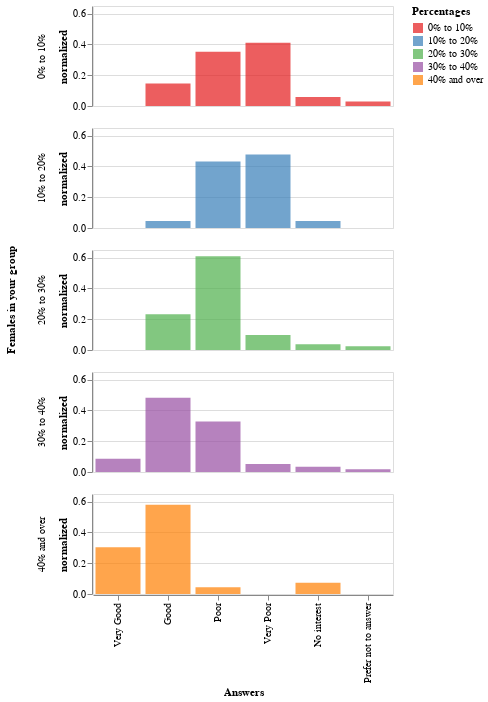

The code cell stored with this chart in its notebook:
### Code cell
q = "q13_clustered != 'Others'"
q13_n = alt.Chart(q13_merged.query(q)).mark_bar(opacity=opacity).encode(
    alt.X("q14").title("Answers"),
    alt.Y("response").title("normalized"),
    alt.Color("q13_clustered").title("Percentages").scale(scheme=scheme),
    alt.Row("q13_clustered").title("Females in your group"),
).properties(
    width=300,
    height=100,
)
q13_n

### Figure 1 — Vega-Lite specification as saved in the notebook (floating-point values rounded to 4 significant figures)
{"config": {"view": {"continuousWidth": 300, "continuousHeight": 300}}, "data": {"name": "data-8eae8d2fdea9fb33e81a94a1300c999e"}, "mark": {"type": "bar", "opacity": 0.7}, "encoding": {"color": {"field": "q13_clustered", "scale": {"scheme": "set1"}, "title": "Percentages", "type": "nominal"}, "row": {"field": "q13_clustered", "title": "Females in your group", "type": "nominal"}, "x": {"field": "q14", "sort": ["Very Good", "Good", "Poor", "Very Poor", "No interest", "Prefer not to answer"], "title": "Answers", "type": "ordinal"}, "y": {"field": "response", "title": "normalized", "type": "quantitative"}}, "height": 100, "width": 300, "$schema": "https://vega.github.io/schema/vega-lite/v5.8.0.json", "datasets": {"data-8eae8d2fdea9fb33e81a94a1300c999e": [{"q14": "Very Good", "q13_clustered": "0% to 10%", "response_x": 0, "response_y": 34, "response": 0.0}, {"q14": "Good", "q13_clustered": "0% to 10%", "response_x": 5, "response_y": 34, "response": 0.1471}, {"q14": "Poor", "q13_clustered": "0% to 10%", "response_x": 12, "response_y": 34, "response": 0.3529}, {"q14": "Very Poor", "q13_clustered": "0% to 10%", "response_x": 14, "response_y": 34, "response": 0.4118}, {"q14": "No interest", "q13_clustered": "0% to 10%", "response_x": 2, "response_y": 34, "response": 0.05882}, {"q14": "Prefer not to answer", "q13_clustered": "0% to 10%", "response_x": 1, "response_y": 34, "response": 0.02941}, {"q14": "Very Good", "q13_clustered": "10% to 20%", "response_x": 0, "response_y": 44, "response": 0.0}, {"q14": "Good", "q13_clustered": "10% to 20%", "response_x": 2, "response_y": 44, "response": 0.04545}, {"q14": "Poor", "q13_clustered": "10% to 20%", "response_x": 19, "response_y": 44, "response": 0.4318}, {"q14": "Very Poor", "q13_clustered": "10% to 20%", "response_x": 21, "response_y": 44, "response": 0.4773}, {"q14": "No interest", "q13_clustered": "10% to 20%", "response_x": 2, "response_y": 44, "response": 0.04545}, {"q14": "Prefer not to answer", "q13_clustered": "10% to 20%", "response_x": 0, "response_y": 44, "response": 0.0}, {"q14": "Very Good", "q13_clustered": "20% to 30%", "response_x": 0, "response_y": 82, "response": 0.0}, {"q14": "Good", "q13_clustered": "20% to 30%", "response_x": 19, "response_y": 82, "response": 0.2317}, {"q14": "Poor", "q13_clustered": "20% to 30%", "response_x": 50, "response_y": 82, "response": 0.6098}, {"q14": "Very Poor", "q13_clustered": "20% to 30%", "response_x": 8, "response_y": 82, "response": 0.09756}, {"q14": "No interest", "q13_clustered": "20% to 30%", "response_x": 3, "response_y": 82, "response": 0.03659}, {"q14": "Prefer not to answer", "q13_clustered": "20% to 30%", "response_x": 2, "response_y": 82, "response": 0.02439}, {"q14": "Very Good", "q13_clustered": "30% to 40%", "response_x": 5, "response_y": 58, "response": 0.08621}, {"q14": "Good", "q13_clustered": "30% to 40%", "response_x": 28, "response_y": 58, "response": 0.4828}, {"q14": "Poor", "q13_clustered": "30% to 40%", "response_x": 19, "response_y": 58, "response": 0.3276}, {"q14": "Very Poor", "q13_clustered": "30% to 40%", "response_x": 3, "response_y": 58, "response": 0.05172}, {"q14": "No interest", "q13_clustered": "30% to 40%", "response_x": 2, "response_y": 58, "response": 0.03448}, {"q14": "Prefer not to answer", "q13_clustered": "30% to 40%", "response_x": 1, "response_y": 58, "response": 0.01724}, {"q14": "Very Good", "q13_clustered": "40% and over", "response_x": 21, "response_y": 69, "response": 0.3043}, {"q14": "Good", "q13_clustered": "40% and over", "response_x": 40, "response_y": 69, "response": 0.5797}, {"q14": "Poor", "q13_clustered": "40% and over", "response_x": 3, "response_y": 69, "response": 0.04348}, {"q14": "Very Poor", "q13_clustered": "40% and over", "response_x": 0, "response_y": 69, "response": 0.0}, {"q14": "No interest", "q13_clustered": "40% and over", "response_x": 5, "response_y": 69, "response": 0.07246}, {"q14": "Prefer not to answer", "q13_clustered": "40% and over", "response_x": 0, "response_y": 69, "response": 0.0}]}}
